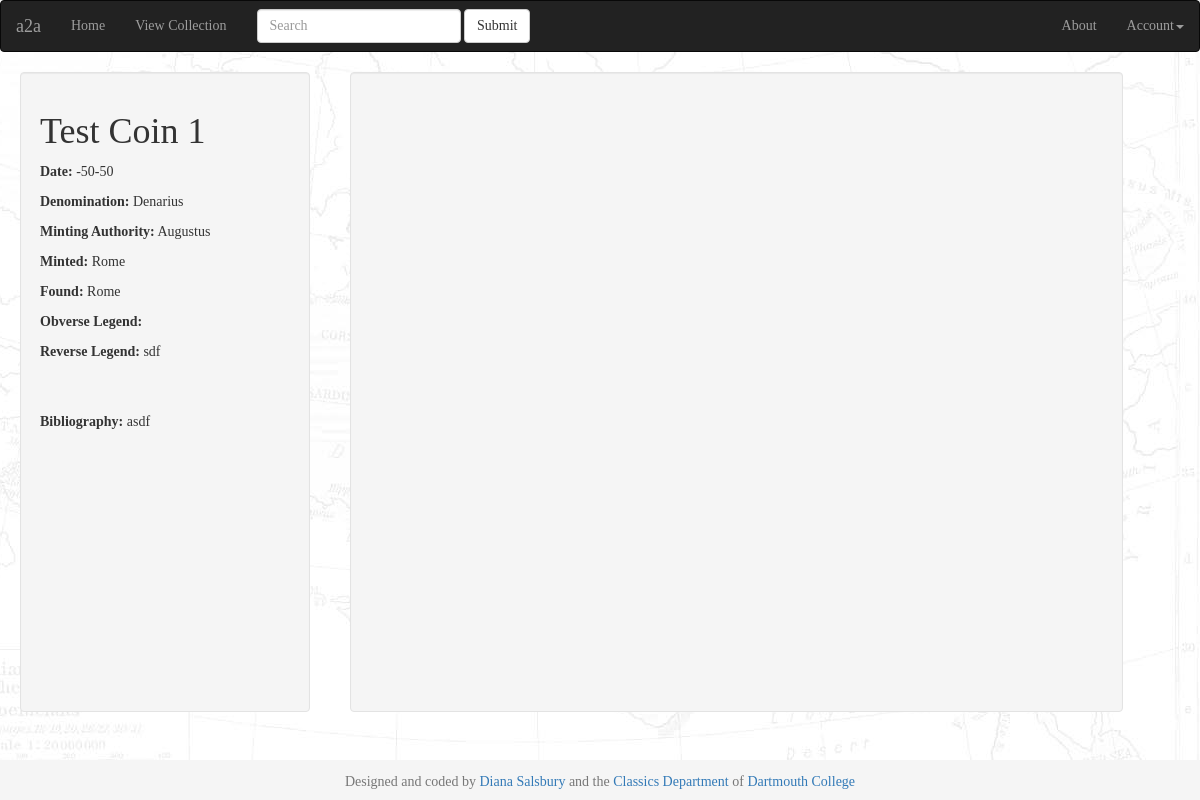
The page /coins/1/ on the database as committed earlier.
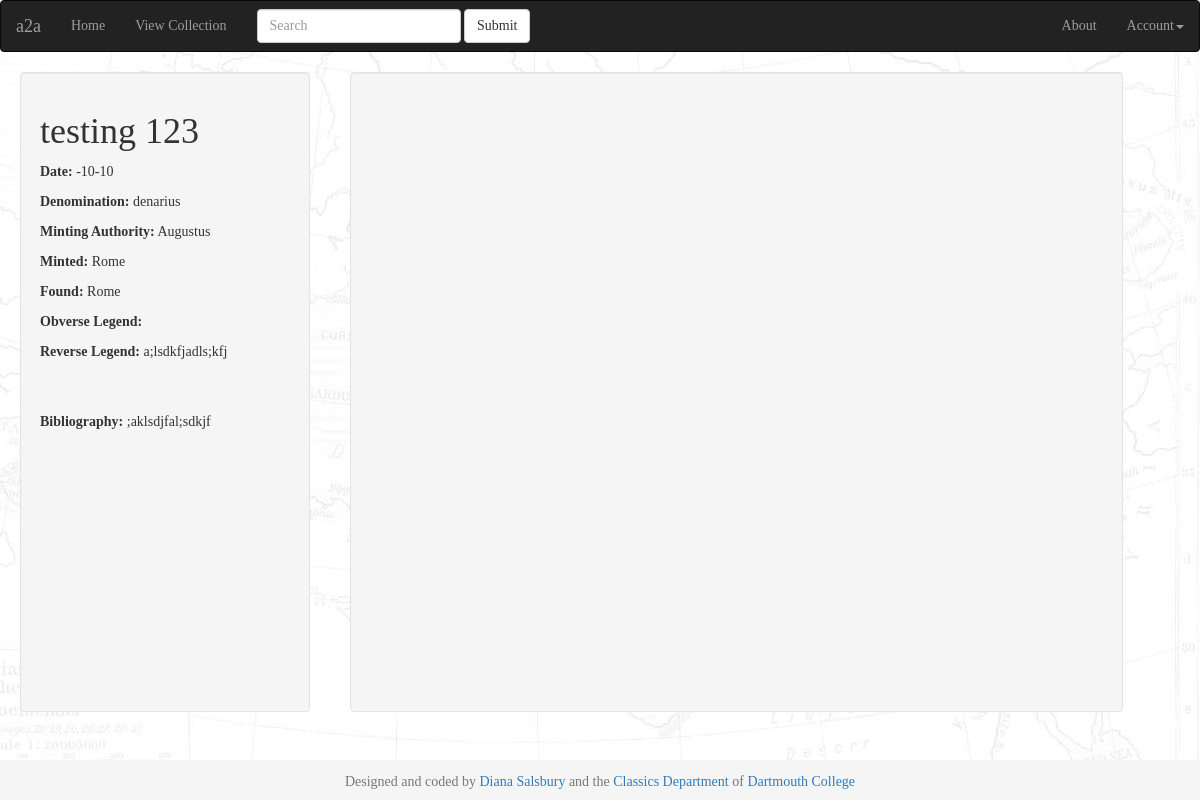
The same page on the database as committed later.
### coins/models.py (models this page shows, shortened)
class Coin(models.Model):
    ERAS = (
        ('RR', 'Roman Republican'),
        ('RI', 'Roman Imperial'),
        ('GA', 'Greek Archaic'),
        ('GC', 'Greek Classical'),
        ('GH', 'Greek Hellenistic'),
    )
    title             = models.CharField(max_length=200)
    pub_date          = models.DateTimeField(auto_now_add=True)
    date_start        = models.IntegerField(default=0, null=True)
    date_end          = models.IntegerField(default=0, null=True)
    denomination      = models.CharField(max_length=50, null=True)
    minting_authority = models.CharField(max_length=200, null=True)
    obverse_lengend   = models.CharField(max_length=500, null=True)
    reverse_legend    = models.CharField(max_length=500, null=True)
    bibliography      = models.CharField(max_length=200, null=False)
    era               = models.CharField(max_length=2, choices=ERAS, null=True)
    mint_location     = models.ForeignKey(Location, default=0, related_name="mint")
    find_location     = models.ForeignKey(Location, default=0, related_name="find")

class Location(models.Model):
    name             = models.CharField(max_length=200)
    lat              = models.DecimalField(max_digits=9, decimal_places=6, default=0)
    lon              = models.DecimalField(max_digits=9, decimal_places=6, default=0)

### coins/views.py (the view)
# urls.py: url(r'^(?P<coin_id>\d+)/$', views.coin, name='detail'),
def coin(request, coin_id):
    coin = get_object_or_404(Coin, id=coin_id)
    return render(request, 'coins/detail.html', {'coin': coin})

### coins/templates/coins/detail.html (shortened to what this page needs)
{% extends "coins/base.html" %}
{% load staticfiles %}
{% block content %}
<div class="well col-md-3" style="height: 80%;">
  <h1>{{ coin.title }}</h1>
  <p><b>Date:</b> {{ coin.date_start }}-{{ coin.date_end }}</p>
  <p><b>Denomination:</b> {{ coin.denomination }}</p>
  <p><b>Minting Authority:</b> {{ coin.minting_authority }}</p>
  <p><b>Minted:</b> {{ coin.mint_location.name }}</p>
  <p><b>Found:</b> {{ coin.find_location.name }}</p>
  <p><b>Obverse Legend:</b> {{ coin.obverse_legend }}</p>
  <p><b>Reverse Legend:</b> {{ coin.reverse_legend }}</p>
  <br>
  <br>
  <p><b>Bibliography:</b> {{ coin.bibliography }}</p>
</div>
<div class="well col-md-8" style="height: 80%; margin-left: 40px; padding: 0;">
  <div id="map-canvas"/>
</div>
{% endblock %}

### coins/templates/coins/base.html (shortened to what this page needs)
{% load bootstrap3 %}
{% load staticfiles %}
{% bootstrap_css %}
<!DOCTYPE html>
<html>
<head>
    <link rel="stylesheet" type="text/css" href="{% static 'coins/css/style.css' %}" />
</head>
<body>
      {% block navbar %}
      <nav class="navbar navbar-inverse" role="navigation">
	<div class="navbar-header">
	  <a class="navbar-brand" href="#">a2a</a>
	</div>
	<div class="collapse navbar-collapse" id="main_navbar">
	  <ul class="nav navbar-nav">
	    <li><a href="/coins/">Home</a></li>
	    <li><a href="/coins/view_collection.html">View Collection</a></li>
	  </ul>
	  <form class="navbar-form navbar-left" role="search">
	    <div class="form-group">
              <input type="text" class="form-control" placeholder="Search">
	    </div>
	    <button type="submit" class="btn btn-default">Submit</button>
	  </form>
	  <ul class="nav navbar-nav navbar-right">
	    <li><a href="#">About</a></li>
	    <li class="dropdown">
              <a href="#" class="dropdown-toggle" data-toggle="dropdown">Account<b class="caret"></b></a>
	    </li>
	  </ul>
	</div>
      </nav>
      {% endblock %}
    <div id="push">
      <div id="content">
	{% block content %}{% endblock %}
      </div>
    </div>
    <div id="footer" class="navbar-fixed-bottom">
	<p class="text-muted">
	  Designed and coded by
	  <a href="http://www.cs.dartmouth.edu/~salsbury">Diana Salsbury</a>
	  and the
	  <a href="http://www.dartmouth.edu/~classics">Classics Department</a>
	  of
	  <a href="http://www.dartmouth.edu">Dartmouth College</a>
	</p>
      </div>
  </body>
</html>

### coins/static/coins/css/style.css (style rules this page uses)
html { margin: 0px; height: 100%; width: 100%; }
body { margin: 0px; height: 100%; width: 100%; background: white url("../images/background.gif") no-repeat right bottom; font-family: 'Trajan_Pro'; }
#map-canvas { height: 100%; }
#content { padding: 0px 20px; }
#footer { height: 40px; background-color: #f5f5f5; padding: 12px; text-align: center; }

Rows that differ between the two databases and show on the page:
changed Coin "Augustus": title "Test Coin 1" → "testing 123"; date_start "-50" → "-10"; date_end "50" → "10"; denomination "Denarius" → "denarius"; reverse_legend "sdf" → "a;lsdkfjadls;kfj"; bibliography "asdf" → ";aklsdjfal;sdkjf"
